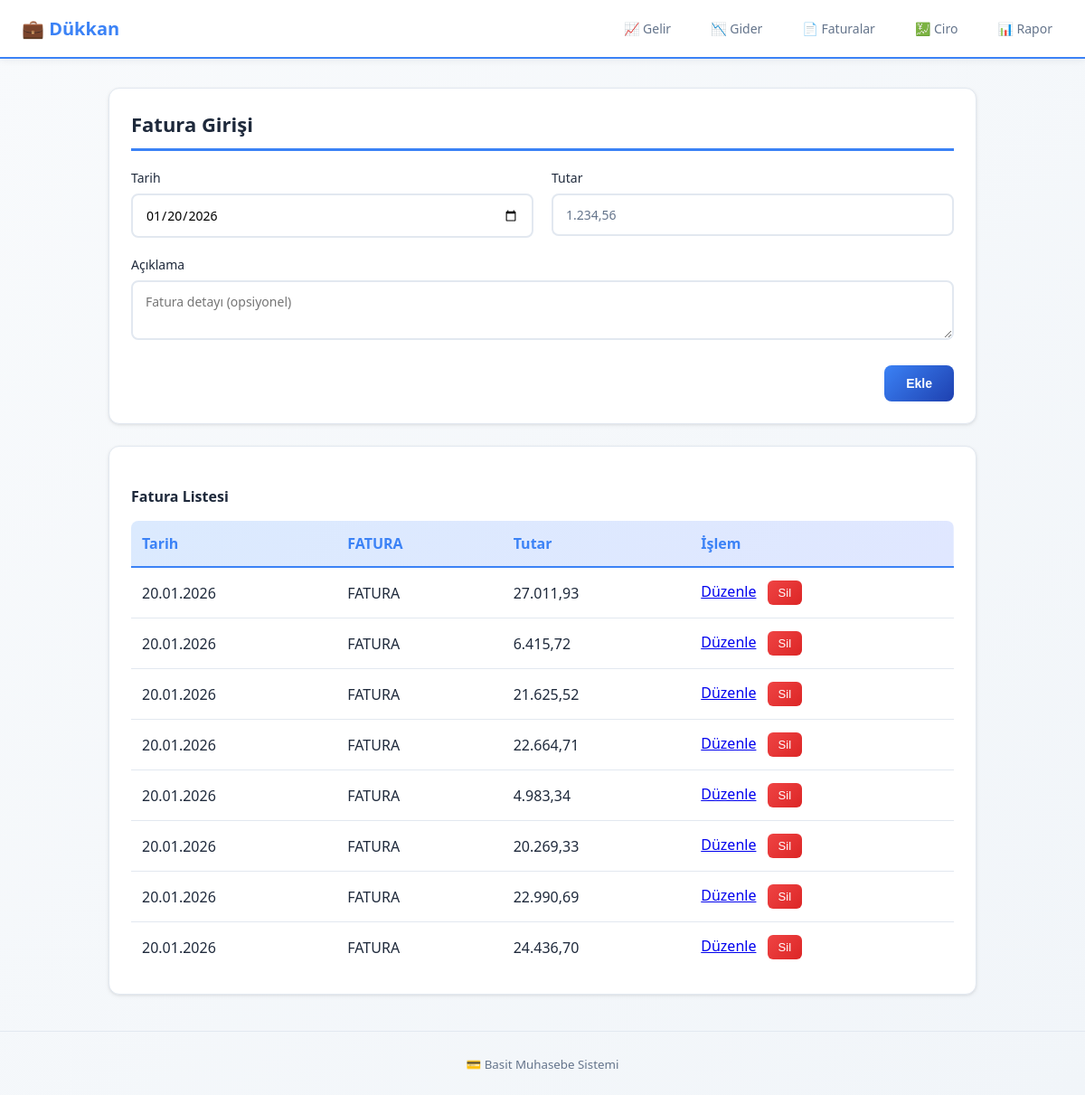
Page /invoices on the committed database.
### app.py (models this page shows)
class Invoice(db.Model):
    __tablename__ = "invoice"
    id = db.Column(db.Integer, primary_key=True)
    date = db.Column(db.Date, nullable=False)
    amount = db.Column(db.Float, nullable=False)
    description = db.Column(db.Text, nullable=True)

### app.py (the view, shortened to what this page needs)
@app.route("/invoices", methods=["GET", "POST"])
def invoices():
    from collections import defaultdict
    items = Invoice.query.order_by(Invoice.date.desc()).all()
    monthly_totals = defaultdict(float)
    for inv in items:
        key = (inv.date.year, inv.date.month)
        monthly_totals[key] += inv.amount
    return render_template("invoices.html", items=items, monthly_totals=monthly_totals, today=date.today())

### app.py (called while the page is built)
@app.template_filter("tr_currency")
def tr_currency(value):
    try:
        n = float(value or 0)
    except Exception:
        n = 0.0
    s = f"{n:,.2f}".replace(",", "X").replace(".", ",").replace("X", ".")
    return s

### templates/invoices.html (shortened to what this page needs)
{% extends 'base.html' %}
{% block content %}
<section class="card">
  <h2>Fatura Girişi</h2>
  <form method="post" class="form-grid">
    <label>
      Tarih
      <input type="date" name="date" value="{{ today }}" required>
    </label>
    <label>
      Tutar
      <input type="text" name="amount" id="inv_amount" placeholder="1.234,56" required>
    </label>
    <label class="full">
      Açıklama
      <textarea name="description" rows="2" placeholder="Fatura detayı (opsiyonel)"></textarea>
    </label>
    <div class="actions">
      <button type="submit">Ekle</button>
    </div>
  </form>
</section>
<section class="card">
  <h3>Fatura Listesi</h3>
  {% set current_month = None %}
  {% set month_total = 0 %}
  <table class="table">
    <thead>
      <tr>
        <th>Tarih</th>
        <th>FATURA</th>
        <th>Tutar</th>
        <th>İşlem</th>
      </tr>
    </thead>
    <tbody>
      {% for inv in items %}
        {% set inv_month = (inv.date.year, inv.date.month) %}
        <tr>
          <td>{{ inv.date.strftime('%d.%m.%Y') }}</td>
          <td>FATURA{% if inv.description %} - {{ inv.description }}{% endif %}</td>
          <td>{{ inv.amount | tr_currency }}</td>
          <td>
            <a href="/invoice/edit/{{ inv.id }}" style="margin-right:8px;">Düzenle</a>
            <form method="post" action="/invoice/delete/{{ inv.id }}" style="display:inline;" onsubmit="return confirm('Silmek istediğinize emin misiniz?');">
              <button type="submit" class="btn-delete">Sil</button>
            </form>
          </td>
        </tr>
        {% set current_month = inv_month %}
      {% endfor %}
    </tbody>
  </table>
</section>
{% endblock %}

### static/styles.css (style rules this page uses)
* { box-sizing: border-box; }
:root { --primary: #3b82f6; --primary-dark: #1e40af; --primary-light: #dbeafe; --success: #10b981; --danger: #ef4444; --warning: #f59e0b; --bg: #f8fafc; --bg-light: #f1f5f9; --border: #e2e8f0; --text: #1e293b; --text-muted: #64748b; }
body { font-family: 'Segoe UI', system-ui, -apple-system, Roboto, sans-serif; margin: 0; background: linear-gradient(135deg, #f8fafc 0%, #f1f5f9 100%); color: var(--text); min-height: 100vh; }
.card { background: white; border-radius: 12px; padding: 24px; margin-bottom: 24px; box-shadow: 0 1px 3px rgba(0, 0, 0, 0.08), 0 2px 6px rgba(0, 0, 0, 0.04); border: 1px solid var(--border); transition: all 0.2s ease; }
.card h2 { margin: 0 0 20px 0; font-size: 22px; color: var(--text); border-bottom: 3px solid var(--primary); padding-bottom: 12px; }
.card h3 { margin: 20px 0 16px 0; font-size: 16px; color: var(--text); font-weight: 600; }
.form-grid { display: grid; grid-template-columns: repeat(2, 1fr); gap: 20px; }
.form-grid label { display: flex; flex-direction: column; font-size: 14px; font-weight: 500; color: var(--text); gap: 8px; }
.form-grid label input, .form-grid label textarea, .form-grid label select { padding: 12px 14px; border: 2px solid var(--border); border-radius: 8px; font-size: 14px; font-family: inherit; transition: all 0.2s ease; background: white; }
.form-grid label input::placeholder { color: var(--text-muted); }
.form-grid label.full { grid-column: 1 / -1; }
.actions { grid-column: 1 / -1; display: flex; justify-content: flex-end; gap: 12px; margin-top: 8px; }
.actions button, .actions a { padding: 12px 24px; border: none; background: linear-gradient(135deg, var(--primary) 0%, var(--primary-dark) 100%); color: white; border-radius: 8px; cursor: pointer; font-weight: 600; font-size: 14px; transition: all 0.2s ease; text-decoration: none; display: inline-block; }
.table { width: 100%; border-collapse: collapse; overflow: hidden; border-radius: 8px; }
.table thead { background: linear-gradient(135deg, var(--primary-light) 0%, #e0e7ff 100%); }
.table th { color: var(--primary); font-weight: 600; padding: 14px 12px; text-align: left; border-bottom: 2px solid var(--primary); }
.table td { padding: 14px 12px; border-bottom: 1px solid var(--border); }
.table tbody tr { transition: all 0.2s ease; }
.table tbody tr:last-child td { border-bottom: none; }
.btn-delete { background: linear-gradient(135deg, var(--danger) 0%, #dc2626 100%); color: white; border: none; padding: 6px 12px; border-radius: 6px; cursor: pointer; font-size: 13px; font-weight: 500; transition: all 0.2s ease; }

### rows in the picture
Invoice: date "20.01.2026", amount|tr_currency "27.011,93"
Invoice: date "20.01.2026", amount|tr_currency "6.415,72"
Invoice: date "20.01.2026", amount|tr_currency "21.625,52"
Invoice: date "20.01.2026", amount|tr_currency "22.664,71"
Invoice: date "20.01.2026", amount|tr_currency "4.983,34"
Invoice: date "20.01.2026", amount|tr_currency "20.269,33"
Invoice: date "20.01.2026", amount|tr_currency "22.990,69"
Invoice: date "20.01.2026", amount|tr_currency "24.436,70"
